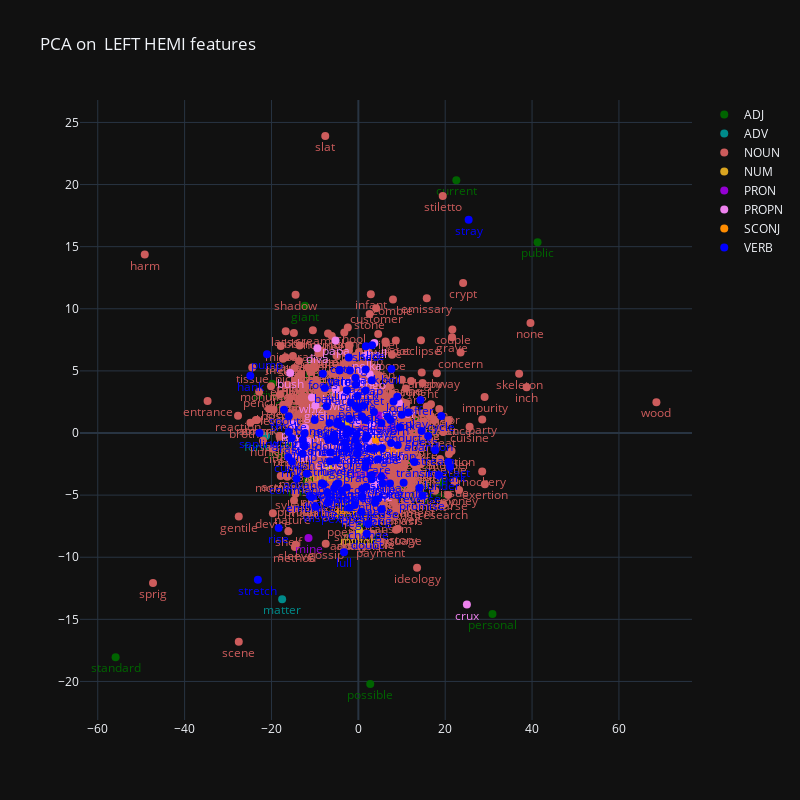

Write notebook code for a chart like this one.
### Code cell
LEFT_CHANS = [6]
for TRUNC in [100, 150, 200]:
    reshaped_eegs = eegs[:, LEFT_CHANS, TRUNC:]
    reshaped_eegs = reshaped_eegs.reshape(-1, reshaped_eegs.shape[1]*reshaped_eegs.shape[2])
    pca_features = compute_pca(reshaped_eegs, normalize="normal", n_components=2)
    plot_features(pca_features, list_words, list_pos, layout_title=f"PCA on  LEFT HEMI features", layout_height=800, layout_width=800)

### Figure 1 — Plotly figure (JSON) as saved in the notebook; plotly's stock layout.template omitted (floating-point values rounded to 4 significant figures; data arrays with more than 128 entries replaced by an {"elided": "..."} marker saying what was removed)
{"data": [{"marker": {"color": "darkgreen", "size": 8}, "mode": "markers+text", "name": "ADJ", "text": ["shot", "cold", "main", "safe", "pale", "least", "green", "empty", "sheer", "common", "private", "uniform", "extreme", "perfect", "infidel", "heretic", "complete", "standing", "personal", "southern", "japanese", "valuable", "singular", "abstract", "variable", "blue", "wrong", "extra", "ideal", "rough", "giant", "tonic", "current", "chinese", "lighter", "possible", "standard", "superior", "catholic", "domestic", "exemplar", "real", "past", "wise", "moral", "sweet", "stern", "middle", "modern", "public", "excess", "covert", "special", "musical", "lunatic", "original", "negative", "parallel", "interior", "wild", "cool", "square", "ritual", "average", "national", "specific", "physical", "dominant"], "textfont": {"color": "darkgreen"}, "textposition": "bottom center", "x": [-10.82, 2.424, 5.263, -3.732, -2.043, -4.466, -0.4122, 12.13, -5.147, -0.3439, -19.8, 0.6711, 3.187, -14.28, -10.75, 7.541, 7.024, 2.618, 30.89, 4.352, 0.2607, -1.033, -9.789, -3.137, 4.794, 6.37, 0.4143, 5.979, 1.244, 3.514, -12.29, -4.208, 22.56, 11.99, -1.205, 2.744, -55.89, 5.254, 13.51, -13.29, -11.09, 18.94, -2.165, 1.482, 12.01, -10.61, -2.902, -11.76, -7.73, 41.27, 2.655, -3.121, 1.614, -1.02, -7.641, 10.79, -0.2838, 2.201, 10.62, -0.6226, 7.96, 0.9845, 1.716, -15.45, -6.246, -1.8, 1.091, 9.497], "y": [5.627, 0.8828, -4.72, 1.77, -2.447, 2.431, 1.848, -4.326, -0.252, -1.402, 3.959, -0.08854, 1.749, -0.8032, 5.043, 2.993, -2.835, 3.071, -14.57, 0.1039, 1.169, 0.07432, -0.4167, -0.5448, -3.495, -3.589, -7.308, -2.225, -0.942, -0.6286, 10.24, -0.9832, 20.36, -3.318, 4.713, -20.21, -18.06, -3.545, 0.9985, 3.21, 2.175, -3.992, -5.584, -0.8428, -2.288, 4.172, 2.702, -3.856, -2.844, 15.36, 0.003716, -3.185, -0.304, 2.553, 0.08946, 0.5584, -1.207, -2.234, 0.4182, -0.2529, -3.883, 2.16, -1.633, -0.8937, 2.435, -1.164, -5.122, -3.965], "type": "scatter"}, {"marker": {"color": "darkcyan", "size": 8}, "mode": "markers+text", "name": "ADV", "text": ["coax", "daily", "forward", "east", "deep", "matter", "outside", "straight", "wide"], "textfont": {"color": "darkcyan"}, "textposition": "bottom center", "x": [-3.437, -5.99, -21.27, -7.191, -2.588, -17.54, -5.775, 0.0988, 13.19], "y": [0.6409, -2.088, -0.238, 2.065, -0.1407, -13.38, 3.017, 1.137, -3.152], "type": "scatter"}, {"marker": {"color": "indianred", "size": 8}, "mode": "markers+text", "name": "NOUN", "text": {"elided": "721 str values"}, "textfont": {"color": "indianred"}, "textposition": "bottom center", "x": {"elided": "721 float values"}, "y": {"elided": "721 float values"}, "type": "scatter"}, {"marker": {"color": "goldenrod", "size": 8}, "mode": "markers+text", "name": "NUM", "text": ["million", "hundred", "thousand"], "textfont": {"color": "goldenrod"}, "textposition": "bottom center", "x": [0.1428, -6.81, -2.956], "y": [-7.812, -2.687, 0.8312], "type": "scatter"}, {"marker": {"color": "darkviolet", "size": 8}, "mode": "markers+text", "name": "PRON", "text": ["nobody", "mine", "nothing"], "textfont": {"color": "darkviolet"}, "textposition": "bottom center", "x": [4.805, -11.47, 2.337], "y": [1.406, -8.445, -2.401], "type": "scatter"}, {"marker": {"color": "violet", "size": 8}, "mode": "markers+text", "name": "PROPN", "text": ["tango", "polka", "papa", "bran", "crux", "gout", "gird", "whiz", "pout", "coast", "jazz", "lady", "bore", "bunk", "diva", "blob", "cusp", "white", "shell", "curio", "bravo", "nasal", "senate", "clergy", "sermon", "cipher", "majesty", "inferno", "bush", "december"], "textfont": {"color": "violet"}, "textposition": "bottom center", "x": [2.606, 1.979, -5.237, -13.57, 24.99, 3.258, -9.892, -10.68, -14.97, -2.915, 0.7105, 7.86, 0.7585, -5.197, -9.435, -5.741, -2.901, -3.537, 3.694, -6.671, -11.8, 2.924, 3.574, 3.936, -12.29, 9.315, 2.227, -0.3546, -15.7, 1.871], "y": [4.731, 6.265, 7.455, -1.107, -13.81, -0.0007109, 2.217, 2.855, 0.7057, 4.032, 4.123, -0.8463, 5.018, 3.513, 6.813, -0.2472, -0.2027, 3.059, 7.252, -1.654, -0.7196, 0.7048, -4.3, -3.941, 0.4268, 2.434, -0.6087, 0.8862, 4.828, -1.291], "type": "scatter"}, {"marker": {"color": "darkorange", "size": 8}, "mode": "markers+text", "name": "SCONJ", "text": ["midnight", "despite"], "textfont": {"color": "darkorange"}, "textposition": "bottom center", "x": [4.087, -1.291], "y": [-0.5323, -5.553], "type": "scatter"}, {"marker": {"color": "blue", "size": 8}, "mode": "markers+text", "name": "VERB", "text": ["boil", "gaze", "yarn", "pump", "trap", "bait", "rift", "flop", "smoke", "cycle", "spout", "saddle", "blight", "squash", "embrace", "quibble", "practice", "exercise", "limerick", "interact", "crucible", "sign", "fear", "limp", "ford", "hank", "pack", "shed", "lull", "sage", "reach", "guess", "clean", "haven", "stray", "slave", "cramp", "curry", "change", "handle", "rising", "excuse", "shower", "meeting", "writing", "meaning", "display", "advance", "mention", "welcome", "neglect", "stretch", "reverse", "abandon", "transit", "sapling", "increase", "continue", "prospect", "wish", "care", "save", "tour", "trim", "pore", "wisp", "rink", "brig", "visit", "spite", "offer", "cross", "spark", "array", "sneak", "double", "divine", "belfry", "cavern", "trauma", "feeling", "holding", "cutting", "benefit", "conduct", "express", "collect", "peroxide", "fracture", "lack", "stay", "rise", "mean", "cook", "lock", "grab", "joke", "spit", "rasp", "lute", "cause", "doubt", "award", "focus", "waste", "curse", "slice", "craze", "broil", "design", "charge", "escape", "stream", "reading", "command", "promise", "exhibit", "observe", "worship", "suspect", "thicket", "blunder", "remember", "struggle"], "textfont": {"color": "blue"}, "textposition": "bottom center", "x": [7.624, -0.6473, -4.339, -21.03, 3.101, -7.717, -2.795, -5.147, -16.04, 19.11, -17.1, -0.1863, -0.1247, 1.834, -10.83, -2.67, 1.573, -5.564, -0.559, 20.75, 0.04778, 8.098, -1.818, -12.34, -12.77, -24.87, 1.671, 1.73, -3.297, -2.099, 1.691, 14.58, -1.938, -5.023, 25.4, 5.3, 9.064, -16.12, 2.256, 0.8803, -7.307, 5.455, -6.835, -4.599, -16.02, -5.465, 11.45, -11.89, 0.9745, -2.773, 0.726, -23.13, 14.05, 16.07, 12.92, -22.77, 3.86, 3.053, -4.701, -12.81, 4.538, -6.443, 7.556, -4.318, -1.702, -9.913, -15.29, 5.33, 3.088, -3.067, 14.3, 1.66, 21.11, -4.927, 1.152, -5.533, -5.329, -3.815, 7.384, 5.291, 2.557, -0.426, -2.206, -10.05, 9.623, -2.027, -4.96, 3.818, -2.596, 0.8321, 6.804, -18.35, -8.379, 9.998, 8.975, -12.38, 7.289, 3.595, -15.31, -7.052, 4.138, 1.939, -0.6531, -8.164, 1.858, -0.6382, 3.152, -0.07111, -6.625, -8.013, 1.757, 2.033, 17.71, -0.8317, -14.21, 14.76, -3.881, -2.629, -7.087, 5.559, 1.7, 18.46, 10.43, -6.563], "y": [5.151, 4.449, 5.043, 6.34, 4.236, 3.616, -0.1253, -4.184, 1.358, 1.362, 1.863, 2.982, -1.681, -4.319, -5.171, -4.38, -2.772, -4.453, 3.887, -2.33, 1.954, 2.529, 0.1406, -1.05, -0.5419, 4.618, 5.113, 6.974, -9.592, 1.143, -0.4732, 0.1574, 5.027, -2.174, 17.16, 0.8045, -0.9564, -1.942, -7.336, -4.504, 2.156, -1.199, -0.5484, -4.037, 0.0898, -0.6598, 1.642, -3.273, -5.103, -1.261, -6.332, -11.81, -4.432, -0.2432, -2.333, 0.007995, -5.618, -3.724, 0.926, -1.665, -2.11, -1.561, -0.8031, 5.052, 2.431, -5.944, -2.303, -6.167, -3.376, -0.7596, 2.649, 1.043, -2.728, 0.7288, 2.184, -0.1373, -0.6338, -4.635, 1.043, -3.514, -1.259, -0.164, 6.074, 1.052, 0.4553, -6.017, -4.116, -1.261, 3.438, 1.323, 1.312, -7.649, -4.042, 1.474, 2.919, -0.03819, -4.065, 1.686, -0.4286, -5.596, -5.359, -8.107, 2.171, 4.767, -0.2111, -0.5574, 7.064, -1.075, 0.8041, -4.125, -2.4, -0.2849, -1.394, -5.801, -3.675, -5.022, 0.5627, 0.2922, -4.797, -4.061, 3.428, -3.372, -4.012, -2.266], "type": "scatter"}], "layout": {"title": {"text": "PCA on  LEFT HEMI features"}, "height": 800, "width": 800}}
